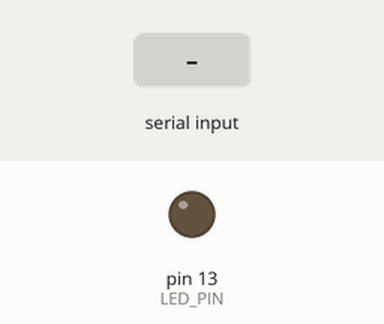
A sketch run on a simulated Arduino Uno, built with avr-gcc and run on an emulated ATmega328P. Shown: output pins drawn as LEDs (lit = HIGH). The inputs (shaded band) are chosen by the test bench. What the sketch prints to the serial monitor is not drawn.

Above: at 1.2 s.
1.3 s: "turn_on_led\n" received over Serial
At 2.6 s:
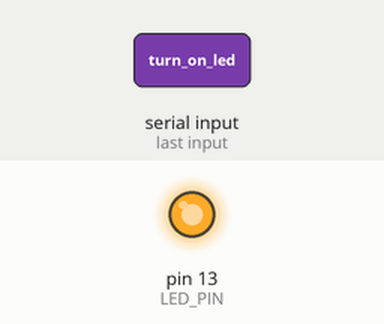
Timing chart, 0 to 7.8 s (numbered marks = the images above; inputs shaded):
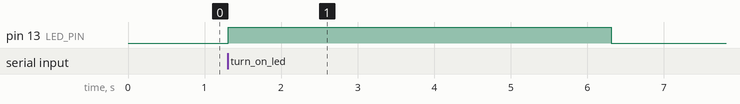

Measured:
- after the input at 1.3 s, pin 13 (LED_PIN): LOW → HIGH at once, → LOW 5.0 s later

The sketch:

app.ino
```cpp
int LED_PIN = 13;

void setup() {
  pinMode(LED_PIN, OUTPUT);
  Serial.begin(9600);
  Serial.println("Arduino is ready!");
}

void loop() {
  if (Serial.available() > 0) {
    String command = Serial.readStringUntil('\n');
    if (command == "turn_on_led")
    {
      digitalWrite(LED_PIN, HIGH);
      delay(5000);
      digitalWrite(LED_PIN, LOW);
    }
    else if (command == "turn_off_led")
    {
      digitalWrite(LED_PIN, LOW);
    }
  }
}
```
